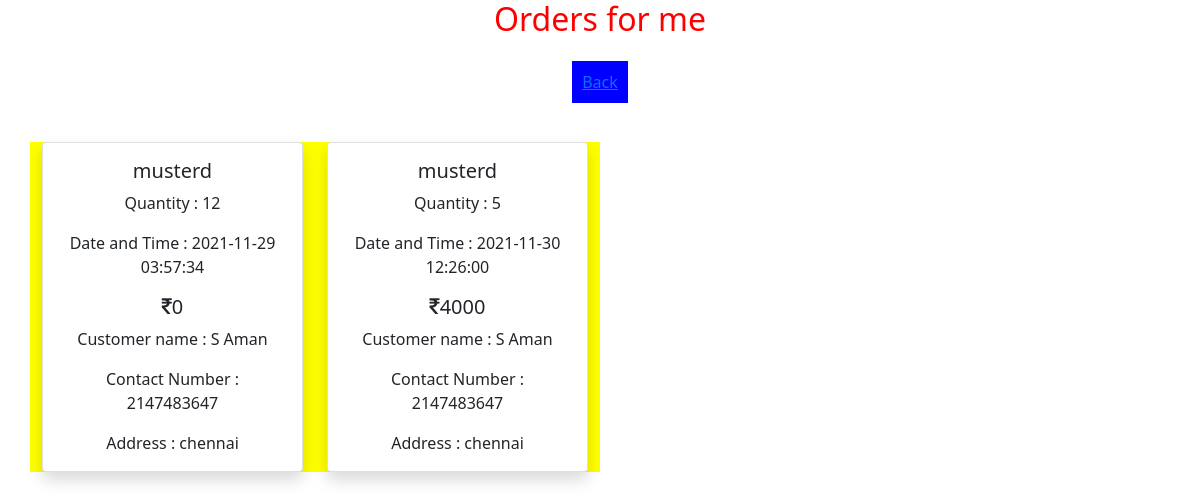
Screenshot of /ordersforme.php (signed in) with the database file from the repository.
### tables this page shows
CREATE TABLE `orders` (
  `order_id` int(10) NOT NULL,
  `date_time` timestamp NOT NULL DEFAULT current_timestamp(),
  `quantity` int(5) NOT NULL,
  `price` int(11) NOT NULL,
  `total_amount` int(10) NOT NULL,
  `product_id` int(10) NOT NULL,
  `customer_id` int(10) NOT NULL,
  `supplier_id` int(10) NOT NULL
);

CREATE TABLE `product` (
  `product_id` int(10) NOT NULL,
  `product_name` varchar(40) NOT NULL,
  `product_detail` varchar(40) NOT NULL,
  `catagory` varchar(30) NOT NULL,
  `stock` int(5) NOT NULL,
  `supplier_id` int(10) NOT NULL,
  `price` int(11) NOT NULL,
  `product_img` varchar(255) NOT NULL
);

CREATE TABLE `user` (
  `user_id` int(10) NOT NULL,
  `fname` varchar(100) NOT NULL,
  `lname` varchar(40) DEFAULT NULL,
  `contact_no` int(12) NOT NULL,
  `email` varchar(30) NOT NULL,
  `address` varchar(70) DEFAULT NULL,
  `id_admin` int(10) NOT NULL DEFAULT 1010,
  `id_role` int(10) DEFAULT NULL,
  `profile_image` varchar(255) DEFAULT 'images/avatar.jpeg'
);

### ordersforme.php (the view, shortened to what this page needs)
<?php
include 'connection.php';
$sql = "select `fname`,`lname`,`contact_no`,`address`,`product_name`,`quantity`,`date_time`,`total_amount` FROM `project`.`orders` O join
(`project`.`product` P join `project`.`user` U
ON  P.supplier_id = U.user_id)
ON O.product_id = P.product_id
 WHERE P.supplier_id = ".$_SESSION['user_id']."; ";
 $result = $con->query($sql);
?>
<!DOCTYPE html>
<html lang="en">
<head>
    <link rel="stylesheet" href="https://cdnjs.cloudflare.com/ajax/libs/font-awesome/4.7.0/css/font-awesome.min.css">
    <link href="https://cdn.jsdelivr.net/npm/bootstrap@5.1.3/dist/css/bootstrap.min.css" rel="stylesheet">
</head>
<body>
<div class="text-center" style ="color: red">
    <h2> Orders for me</h2> <br>
					<a href="profile.php" class="ml-2" style ="background-color: blue; font:2x; margin:30px; padding:10px"></i>Back</a>
				</div>
                 <div class="container">
            <div class="row text-center py-5">
                <?php
                 while ($row = mysqli_fetch_assoc($result)){
                     component($row['product_name'], $row['quantity'], $row['date_time'],$row['total_amount'],$row['fname'],$row['lname'],$row['contact_no'],$row['address']);
                 }
                ?>
            </div>
        </div>
</body>
</html>
<?php
    function component($productname, $quantity, $date_time,$total_amount,$fname,$lname,$contact_no,$address){
        $element = "
        <div class=\"col-md-3 col-sm-6 my-3 my-md-0\" style =\"background-color: yellow\">
                    <form action=\"myorder.php\" method=\"post\">
                        <div class=\"card shadow\">
                            <div class=\"card-body\">
                                <h5 class=\"card-title\">$productname</h5>
                                <p class=\"card-text\">
                                    Quantity : $quantity
                                </p>
                                <p class=\"card-text\">
                                    Date and Time  : $date_time
                                </p>
                                <h5>
                                    <span class=\"price\"><i class=\"fa fa-inr\"></i>$total_amount</span>
                                </h5>
                                <p class=\"card-text\">
                                    Customer name  : $fname $lname
                                </p>
                                <p class=\"card-text\">
                                    Contact Number  : $contact_no
                                </p>
                                <p class=\"card-text\">
                                    Address  : $address
                                </p>
                            </div>
                        </div>
                    </form>
                </div>
        ";
        echo $element;
    }
?>

### rows the page displays
orders: product.product_name "musterd", quantity "12", date_time "2021-11-29 03:57:34", total_amount "0", user.fname "S", user.lname "Aman", user.contact_no "2147483647", user.address "chennai"
orders: product.product_name "musterd", quantity "5", date_time "2021-11-30 12:26:00", total_amount "4000", supplier.fname "S", supplier.lname "Aman", supplier.contact_no "2147483647", supplier.address "chennai"
